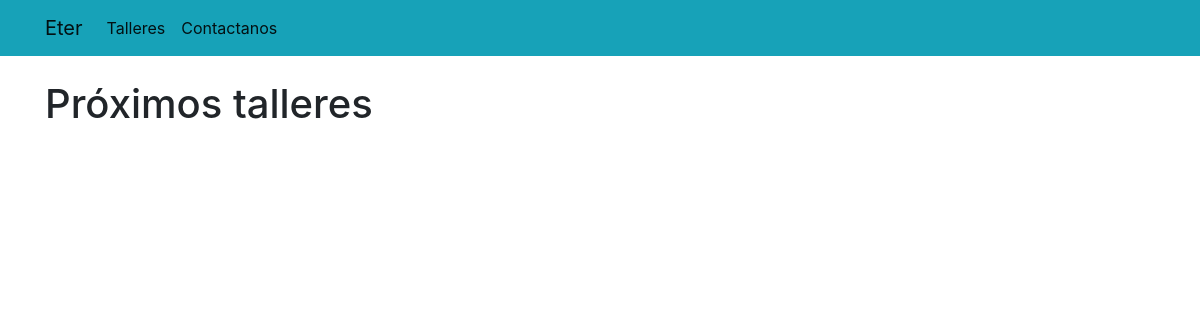
The page /cursos/ on the database as committed earlier.
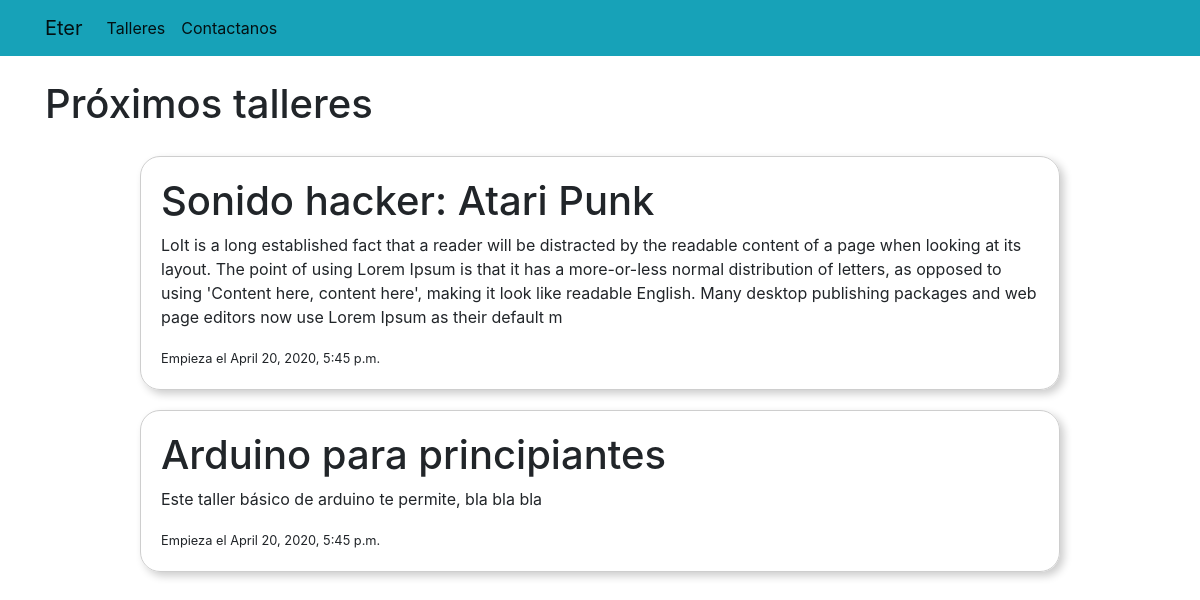
The same page on the database as committed later.
### cursos/models.py (models this page shows, shortened)
class Taller( models.Model ):
    titulo = models.CharField( max_length = 200 )
    fecha_inicio = models.DateTimeField()
    descripcion = models.TextField( max_length = 400 )

### cursos/views.py (the view)
def listadoDeCursos( request ):
    talleres = Taller.objects.all().order_by('-fecha_inicio')
    contexto = {
        'talleres' : talleres
    }
    return render( request, 'cursos/listadoCursos.html', contexto )

### cursos/templates/cursos/listadoCursos.html
{% extends 'cursos/base.html' %}
{% block contenido %}
    <h1> Próximos talleres </h1>
    <div class="row">
        <div class="col"></div>
        <div class="col-10">
            {% for taller in talleres %}
                <div class="tarjeta">
                    <h1> {{ taller.titulo }} </h1>
                    <p> {{ taller.descripcion }} </p>
                    <small> Empieza el {{ taller.fecha_inicio }} </small>
                </div>
            {% endfor %}
        </div>
        <div class="col"></div>
    </div>
{% endblock contenido %}

Rows that differ between the two databases and show on the page:
added Taller: titulo "Sonido hacker: Atari Punk", descripcion "LoIt is a long established fact that a reader will be distracted by the readable content of a page when looking at its layout. The point of using Lorem Ipsum is that it has a more-or-less normal distribution of letters, as opposed to using 'Content here, content here', making it look like readable English. Many desktop publishing packages and web page editors now use Lorem Ipsum as their default m", fecha_inicio "April 20, 2020, 5:45 p.m."
added Taller: titulo "Arduino para principiantes", descripcion "Este taller básico de arduino te permite, bla bla bla", fecha_inicio "April 20, 2020, 5:45 p.m."
